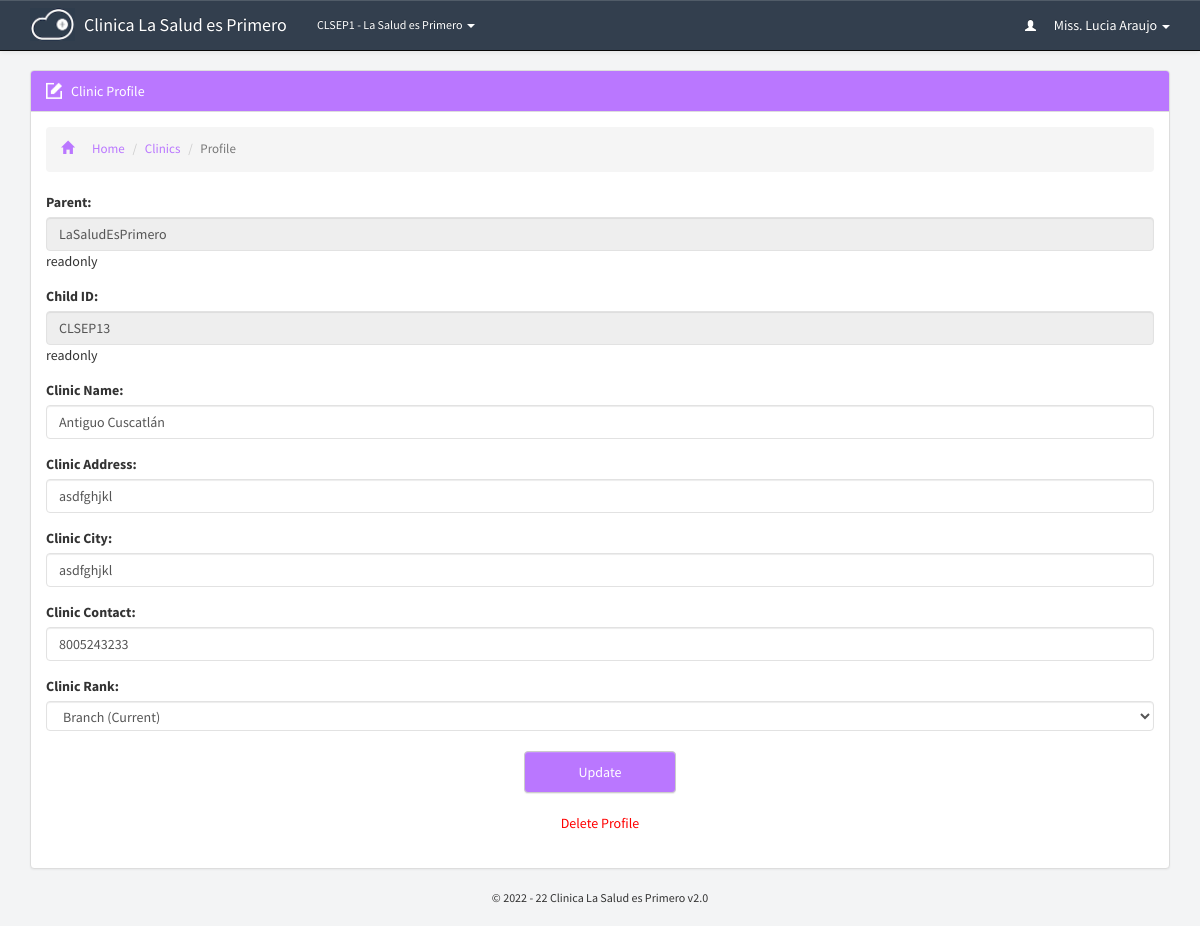
Screenshot of /clinics/edit.php?id=13 (signed in) with the database file from the repository.
### tables this page shows
CREATE TABLE `p_branches_dir` (
  `id` bigint(20) NOT NULL,
  `guardian` varchar(250) NOT NULL,
  `name` varchar(250) NOT NULL,
  `address` varchar(250) NOT NULL,
  `location` varchar(250) NOT NULL,
  `contact` varchar(250) NOT NULL,
  `type` varchar(250) NOT NULL,
  `last_update` datetime NOT NULL
);

CREATE TABLE `p_global_permissions` (
  `id` varchar(250) NOT NULL DEFAULT '',
  `portal_name` varchar(250) NOT NULL,
  `version` varchar(250) NOT NULL,
  `guardian_short_name` varchar(250) NOT NULL,
  `guardian_name` varchar(250) NOT NULL,
  `register_patient` varchar(20) NOT NULL,
  `prescribe_patient` varchar(20) NOT NULL,
  `patients_directory` varchar(20) NOT NULL,
  `pending_prescriptions` varchar(20) NOT NULL,
  `add_staff` varchar(20) NOT NULL,
  `staff_directory` varchar(20) NOT NULL,
  `my_porfile` varchar(20) NOT NULL,
  `staff_profile` varchar(20) NOT NULL,
  `add_branch` varchar(20) NOT NULL,
  `branches_directory` varchar(20) NOT NULL,
  `global_settings` varchar(20) NOT NULL,
  `introduce_medicine` varchar(20) NOT NULL,
  `update_stock` varchar(20) NOT NULL,
  `consumed_stock_local` varchar(20) NOT NULL,
  `consumed_stock_global` varchar(20) NOT NULL,
  `opening_time` varchar(250) NOT NULL,
  `closing_time` varchar(250) NOT NULL,
  `during_close_time` varchar(20) NOT NULL,
  `theme` varchar(250) NOT NULL,
  `timezone` varchar(250) NOT NULL,
  `charge_mode_a` varchar(250) NOT NULL,
  `charge_mode_b` varchar(250) NOT NULL,
  `charge_mode_c` varchar(250) NOT NULL,
  `charge_mode_d` varchar(250) NOT NULL,
  `access_level_6` varchar(250) NOT NULL,
  `access_level_5` varchar(250) NOT NULL,
  `access_level_4` varchar(250) NOT NULL,
  `access_level_3` varchar(250) NOT NULL,
  `access_level_2` varchar(250) NOT NULL,
  `access_level_1` varchar(250) NOT NULL,
  `mobile_number` varchar(250) NOT NULL,
  `address` varchar(250) NOT NULL,
  `sign_level` varchar(250) NOT NULL,
  `medicine_directory` varchar(250) NOT NULL,
  `medicine_profile` varchar(250) NOT NULL,
  `patient_contact` varchar(250) NOT NULL,
  `patient_address` varchar(250) NOT NULL,
  `patient_email` varchar(250) NOT NULL,
  `edit_patient` varchar(250) NOT NULL,
  `manage_patients` varchar(250) NOT NULL,
  `auto_refresh` varchar(250) NOT NULL,
  `currency` varchar(250) NOT NULL,
  `charge_mode_a_value` int(20) NOT NULL,
  `charge_mode_b_value` int(20) NOT NULL,
  `charge_mode_c_value` int(20) NOT NULL,
  `charge_mode_d_value` int(20) NOT NULL,
  `updated_by` varchar(255) NOT NULL,
  `last_update` datetime NOT NULL,
  `recent_hours` varchar(250) NOT NULL
);

### includes/libraries.php (called while the page is built, shortened)
<?php
	include "staff.php";
	include "medicine.php";
	include "branches.php";
function sns_header($title){
	require_once "../theme/htmlhead.php";
	require_once "../theme/header.php";
}
function sns_footer(){
	require_once "../theme/footer.php";
}
?>

### pre-includes/regular-functions.php (called while the page is built, shortened)
<?php
	$global_permission=mysqli_fetch_object(mysqli_query($con,"select * from p_global_permissions where id='1'"));
function get_global($query){
	global $con;
	$get_global=mysqli_fetch_object(mysqli_query($con,"select $query from p_global_permissions where id='1' "));
	return $get_global->$query;
}
function if_logged_in(){
	if(empty($_SESSION['id'])) {
		return false;
	}else if(empty($_SESSION['branch'])){
		return false;
	}else if(empty($_SESSION['session_id'])){
		return false;
	}else if(empty($_SESSION['access_level'])){
		return false;
	}else if(empty($_SESSION['unique_code'])){
		return false;
	}else {
		return true;
	}
}

### includes/staff.php (called while the page is built, shortened)
<?php
function staff_info($query,$id = NULL){
	global $con;
	if(!isset($id)){
		$id = $_SESSION['id'];
	}
	$call=mysqli_fetch_object(mysqli_query($con, "select * from p_staff_dir where id='$id'"));
	return $call->$query;
}
?>

### includes/branches.php (called while the page is built, shortened)
<?php
function branch_name($code){
	global $con;
	$call=mysqli_fetch_object(mysqli_query($con, "select * from p_branches_dir where id='$code'"));
	return $call->name;
}
?>

### pre-includes/all.php (called while the page is built, shortened)
<?php
include "db.php";
require_once "regular-functions.php";
?>

### includes/initiate.php (called while the page is built)
<?php
	require_once "../pre-includes/all.php";
	require_once "libraries.php";
?>

### clinics/edit.php (the view, shortened to what this page needs)
<?php
	require_once "../includes/initiate.php";
	if(isset($_GET['id'])){$branch_id=$_GET['id'];}
	sns_header('Update Clinic Profile');
?>
<div id="branch-edit-profile" class="container page">
<div class="panel panel-default">
<div class="panel-heading theme-branches"><span class="inlineicon edit-mini">Clinic Profile</span></div>
<div class="panel-body">
<ol class="breadcrumb link-branches">
  <li><a href="../dashboard"><i class="glyphicon glyphicon-home"></i>Home</a></li>
  <li><a href="../clinics/">Clinics</a></li>
  <li class="active">Profile</li>
</ol>
<form method="post" action="" enctype="multipart/form-data">
<?php $clinic=mysqli_fetch_object(mysqli_query($con, "select * from p_branches_dir where id='$branch_id' "));?>
	<div class="form-group"><label>Parent:</label><input class="form-control" name="guardian" readonly="readonly" value="<?php echo "$global_permission->guardian_name"?>"" type="text" />readonly</div>
	<div class="form-group"><label>Child ID:</label><input class="form-control" name="id" value="<?php echo "$global_permission->guardian_short_name"?><?php echo "$clinic->id";?>" readonly="readonly" type="text" />readonly</div>
	<div class="form-group"><label>Clinic Name:</label><input class="form-control" name="name" id="name" type="text" value="<?php echo "$clinic->name";?>" maxlength="30"/></div>
	<div class="form-group"><label>Clinic Address:</label><input class="form-control" name="address" id="address" type="text" value="<?php echo "$clinic->address";?>" maxlength="50" /></div>
	<div class="form-group"><label>Clinic City:</label><input class="form-control" name="location" id="location" type="text"  value="<?php echo "$clinic->location";?>" maxlength="30"/></div>
	<div class="form-group"><label>Clinic Contact:</label><input class="form-control" name="contact" id="contact" type="text"  value="<?php echo "$clinic->contact";?>" maxlength="20"/></div>
	<div class="form-group"><label>Clinic Rank:</label><select class="form-control" name='type'  name="type" id='type' size='1' tabindex='1'>
            <option value='<?php echo "$clinic->type";?>'><?php echo "$clinic->type";?> (Current)</option>
            <option value='Head Office'>Head Office</option></select></div>
			<input name="submit" class="btn btn-default formbutton theme-branches" type="submit" value="Update">
</form>
	<div id="page-clear" align="center"><div id="deleteButton"><a class="delete-me" href="edit.php?id=<?php echo "$branch_id";?>&delete">Delete Profile</a></div></div>
</div>
</div>
</div>

### theme/header.php (shortened to what this page needs)
<link rel="stylesheet" href="//netdna.bootstrapcdn.com/bootstrap/3.0.3/css/bootstrap.min.css">
<link rel="stylesheet" href="../theme/css/bootstrap.min.css">
<link rel="stylesheet" href="../theme/css/bootstrap-theme.min.css">
<link rel="stylesheet" href="../theme/css/main.css">
</head>
<body>
<?php
  if( if_logged_in() == true ):
?>
<nav class="navbar navbar-default navbar-fixed-top navbar-inverse">
  <div class="container">
    <div class="navbar-header">
      <a class="navbar-brand" href="../dashboard">
        <div class="img-brand img-responsive"><img alt="Brand" src="../theme/images/mini-inline-logo-res.png" class="img-responsive img-brand"/></div>
        <div class="text"><?php echo get_global('portal_name');?></div>
      </a>
    </div>
    <div class="collapse navbar-collapse" id="bs-example-navbar-collapse-1">
      <ul class="nav navbar-nav">
       <li class="dropdown mini">
          <a href="#" class="dropdown-toggle" data-toggle="dropdown" role="button" aria-haspopup="true" aria-expanded="false"><?php echo get_global('guardian_short_name'); echo staff_info('branch');?> - <?php echo branch_name(staff_info('branch'));?> <span class="caret"></span></a>
        </li>
      </ul>
      <ul class="nav navbar-nav navbar-right">
       <li class="dropdown">
          <a href="#" class="dropdown-toggle" data-toggle="dropdown" role="button" aria-haspopup="true" aria-expanded="false"><i class="glyphicon glyphicon-user"></i> <?php echo staff_info("full_name");?> <span class="caret"></span></a>
        </li>
      </ul>
    </div>
  </div>
</nav>
<?php endif; ?>

### theme/css/main.css (style rules this page uses)
body,html { background:#F3F4F5;font-family:'Source Sans Pro',sans-serif }
#page-clear { margin-bottom:20px }
.page.container { margin-top:70px }
.panel-body:before { -webkit-clip-path:polygon(0 0,100% 0,100% 56%,0 42%);clip-path:polygon(0 0,100% 0,100% 56%,0 42%);background-color:#e2e8ec!important }
.navbar-inverse { background:#333f4e!important;color:#fff }
.navbar-nav .mini { font-size:12px }
.navbar-inverse .navbar-brand,.navbar-default .navbar-brand,.navbar-inverse .navbar-nav>li>a,.navbar-default .navbar-nav>li>a { color:#fff!important }
.navbar-inverse .navbar-brand { padding-top:0 }
.navbar-inverse .img-brand { padding-top:0;margin-top:-4px;max-height:33px }
.navbar-inverse .navbar-brand .img-brand,.navbar-inverse .navbar-brand .text { display:inline-block!important }
.navbar-inverse .navbar-brand .text { padding-top:15px!important;margin-left:5px }
.navbar-nav .glyphicon { font-size:11px!important;padding-right:15px }
.theme-branches { background:#BA77FF!important;color:#fff!important }
.link-branches a { color:#BA77FF!important }
.breadcrumb i { padding-right:18px }
.btn-default.theme-portal,.btn-default.theme-patients,.btn-default.theme-staff,.btn-default.theme-branches,.btn-default.theme-medicines,.btn-default.norm { text-transform:capitalize;padding:10px 35px;text-shadow:none;display:block;width:152px!important;text-align:center }
.panel-body li { list-style:none;padding:5px 0;font-size:13px;color:#333 }
.panel-default>.panel-heading { background-image:none }
form { margin-right:auto;margin-left:auto }
.form-control { border:1px solid #e2e2e2 }
form select[multiple],form select[size] { height:30px!important }
.edit-mini { background:url(../icons/edit-mini.png) no-repeat;padding-left:25px;background-size:16px auto }
.edit-button,.btn.btn-default.formbutton { margin:20px auto!important;text-align:center!important }
.delete-me { color:red;margin:20px 0;padding:10px 30px;border-radius:4px;width:152px!important }

### rows the page displays
p_branches_dir: name "La Salud es Primero"
p_global_permissions: guardian "LaSaludEsPrimero", id "CLSEP13"
p_branches_dir: name "Antiguo Cuscatlán", address "asdfghjkl", location "asdfghjkl", contact "8005243233", type "Branch (Current)"

### other values shown
get_global('portal_name') "Clinica La Salud es Primero"
get_global('guardian_short_name') "CLSEP"
staff_info('branch') "1"
staff_info("full_name") "Miss. Lucia Araujo"
get_global('version') "2.0"
